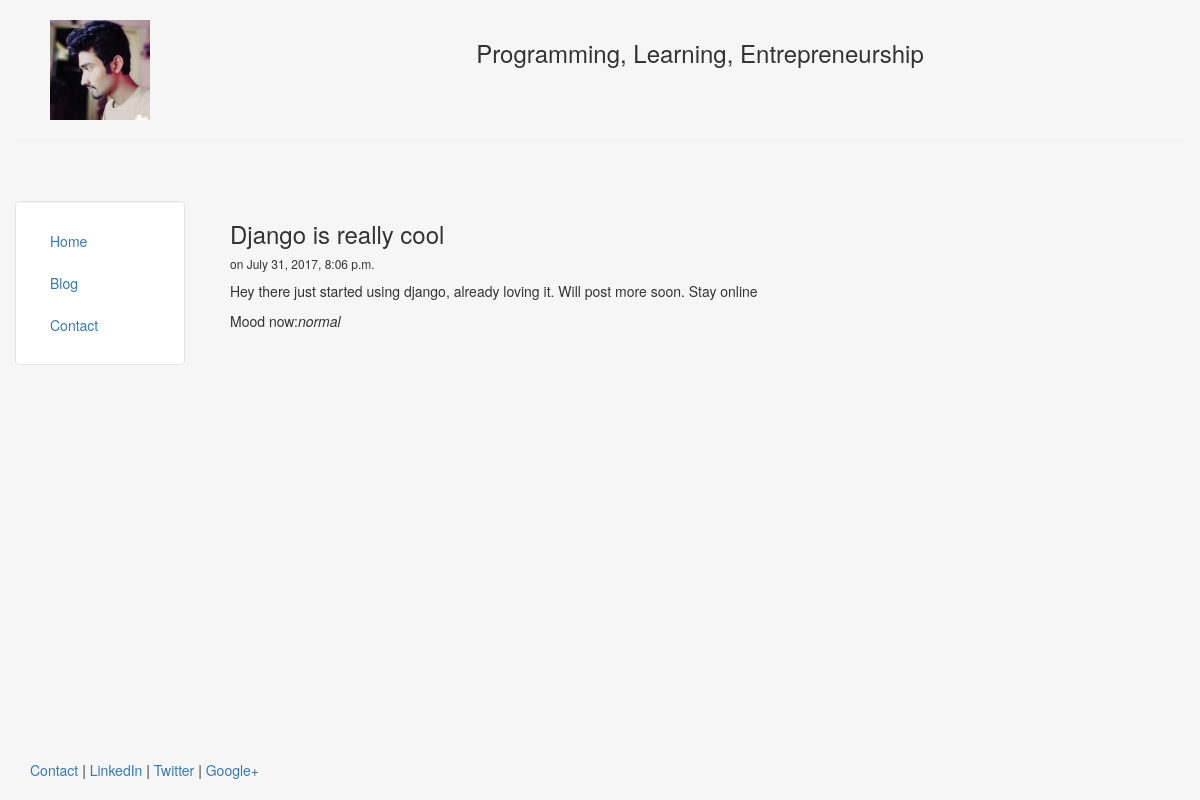
The page /blog/1 on the database its author committed.
### blog/models.py (models this page shows, shortened)
class Post(models.Model):
    title = models.CharField(max_length=140)
    body = models.TextField()
    date = models.DateTimeField()
    mood = models.TextField(default='')

### blog/templates/blog/post.html
{% extends "personal/header.html" %}
{% block content%}
	<h3>{{post.title}}</h3>
	<h6>on {{post.date}}</h6>
	{{post.body|safe|linebreaks}}
	Mood now:<i>{{post.mood}}</i>
{% endblock %}

### personal/templates/personal/header.html (style rules this page uses)
html, body { height:100% }

### rows shown on the page
Post: title "Django is really cool", date "July 31, 2017, 8:06 p.m.", body "Hey there just started using django, already loving it. Will post more soon. Stay online", mood "normal"
